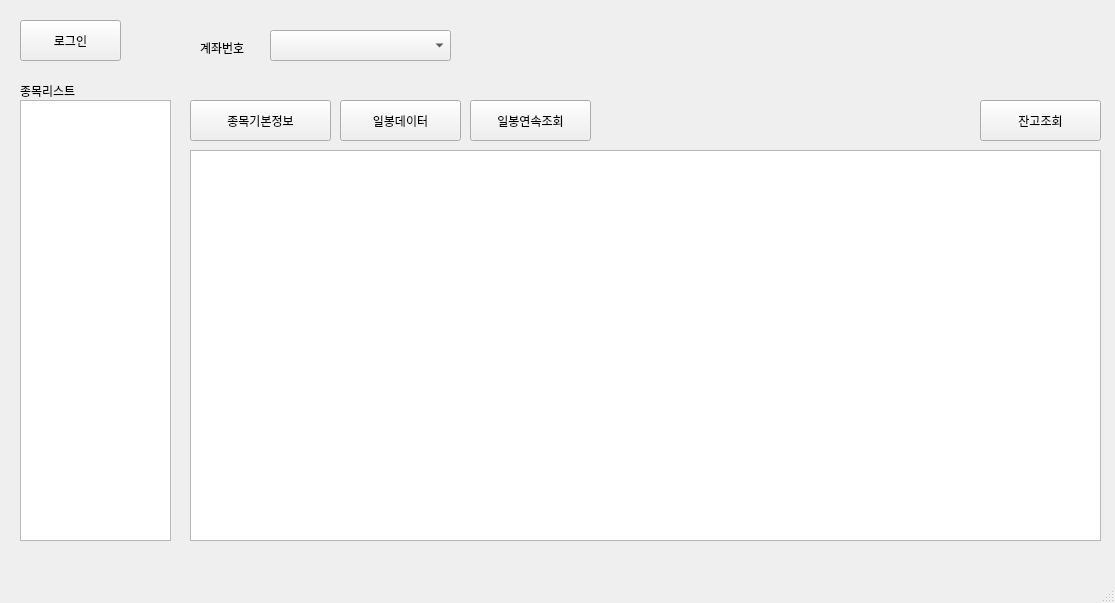
<?xml version="1.0" encoding="UTF-8"?>
<ui version="4.0">
 <class>MainWindow</class>
 <widget class="QMainWindow" name="MainWindow">
  <property name="geometry">
   <rect>
    <x>0</x>
    <y>0</y>
    <width>1115</width>
    <height>603</height>
   </rect>
  </property>
  <property name="windowTitle">
   <string>데이터조회</string>
  </property>
  <widget class="QWidget" name="centralwidget">
   <widget class="QPushButton" name="loginButton">
    <property name="geometry">
     <rect>
      <x>20</x>
      <y>20</y>
      <width>101</width>
      <height>41</height>
     </rect>
    </property>
    <property name="text">
     <string>로그인</string>
    </property>
   </widget>
   <widget class="QListView" name="stockItemListView">
    <property name="geometry">
     <rect>
      <x>20</x>
      <y>100</y>
      <width>151</width>
      <height>441</height>
     </rect>
    </property>
   </widget>
   <widget class="QLabel" name="label">
    <property name="geometry">
     <rect>
      <x>20</x>
      <y>80</y>
      <width>91</width>
      <height>21</height>
     </rect>
    </property>
    <property name="text">
     <string>종목리스트</string>
    </property>
   </widget>
   <widget class="QPushButton" name="requestStockInfoButton">
    <property name="geometry">
     <rect>
      <x>190</x>
      <y>100</y>
      <width>141</width>
      <height>41</height>
     </rect>
    </property>
    <property name="text">
     <string>종목기본정보</string>
    </property>
   </widget>
   <widget class="QListView" name="trDataListView">
    <property name="geometry">
     <rect>
      <x>190</x>
      <y>150</y>
      <width>911</width>
      <height>391</height>
     </rect>
    </property>
   </widget>
   <widget class="QPushButton" name="requestBalanceButton">
    <property name="geometry">
     <rect>
      <x>980</x>
      <y>100</y>
      <width>121</width>
      <height>41</height>
     </rect>
    </property>
    <property name="text">
     <string>잔고조회</string>
    </property>
   </widget>
   <widget class="QPushButton" name="requestChartButton">
    <property name="geometry">
     <rect>
      <x>340</x>
      <y>100</y>
      <width>121</width>
      <height>41</height>
     </rect>
    </property>
    <property name="text">
     <string>일봉데이터</string>
    </property>
   </widget>
   <widget class="QComboBox" name="accountComboBox">
    <property name="geometry">
     <rect>
      <x>270</x>
      <y>30</y>
      <width>181</width>
      <height>31</height>
     </rect>
    </property>
   </widget>
   <widget class="QLabel" name="label_2">
    <property name="geometry">
     <rect>
      <x>200</x>
      <y>40</y>
      <width>64</width>
      <height>15</height>
     </rect>
    </property>
    <property name="text">
     <string>계좌번호</string>
    </property>
   </widget>
   <widget class="QPushButton" name="requestContinuousButton">
    <property name="geometry">
     <rect>
      <x>470</x>
      <y>100</y>
      <width>121</width>
      <height>41</height>
     </rect>
    </property>
    <property name="text">
     <string>일봉연속조회</string>
    </property>
   </widget>
  </widget>
  <widget class="QMenuBar" name="menubar">
   <property name="geometry">
    <rect>
     <x>0</x>
     <y>0</y>
     <width>1115</width>
     <height>26</height>
    </rect>
   </property>
  </widget>
  <widget class="QStatusBar" name="statusbar"/>
 </widget>
 <resources/>
 <connections/>
</ui>
